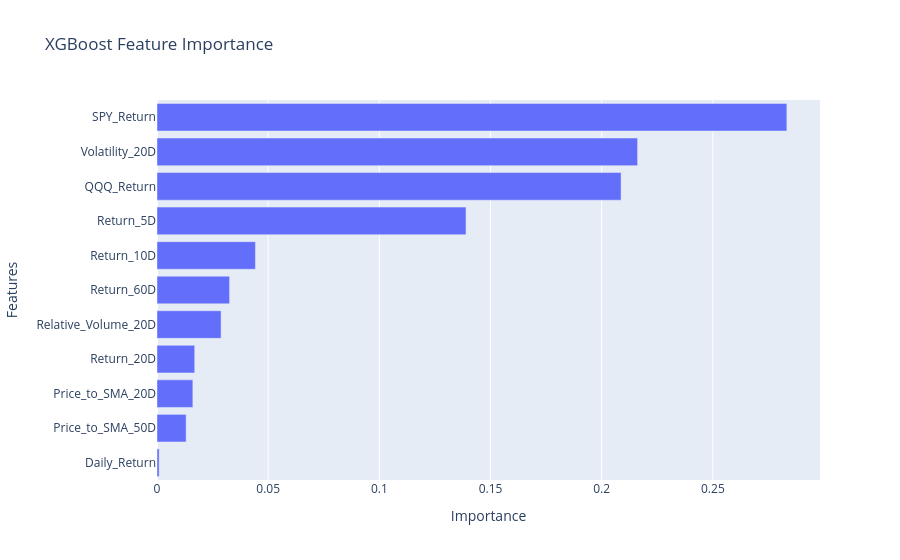

The cell this chart's notebook holds for it:
### Code cell
fig = px.bar(feature_importance, x="Importance", y="Features", orientation="h", title="XGBoost Feature Importance")

fig.update_layout(
    yaxis={"categoryorder": "total ascending"}
)

fig.show()

### Figure 1 — Plotly figure (JSON) as saved in the notebook; plotly's stock layout.template omitted (floating-point values rounded to 4 significant figures)
{"data": [{"hovertemplate": "Importance=%{x}<br>Features=%{y}<extra></extra>", "legendgroup": "", "marker": {"color": "#636efa", "pattern": {"shape": ""}}, "name": "", "orientation": "h", "showlegend": false, "textposition": "auto", "type": "bar", "x": [0.2833, 0.2161, 0.2087, 0.139, 0.04428, 0.03265, 0.02881, 0.01696, 0.01613, 0.01311, 0.000969], "xaxis": "x", "y": ["SPY_Return", "Volatility_20D", "QQQ_Return", "Return_5D", "Return_10D", "Return_60D", "Relative_Volume_20D", "Return_20D", "Price_to_SMA_20D", "Price_to_SMA_50D", "Daily_Return"], "yaxis": "y"}], "layout": {"barmode": "relative", "legend": {"tracegroupgap": 0}, "title": {"text": "XGBoost Feature Importance"}, "xaxis": {"anchor": "y", "domain": [0, 1], "title": {"text": "Importance"}}, "yaxis": {"anchor": "x", "categoryorder": "total ascending", "domain": [0, 1], "title": {"text": "Features"}}}}
